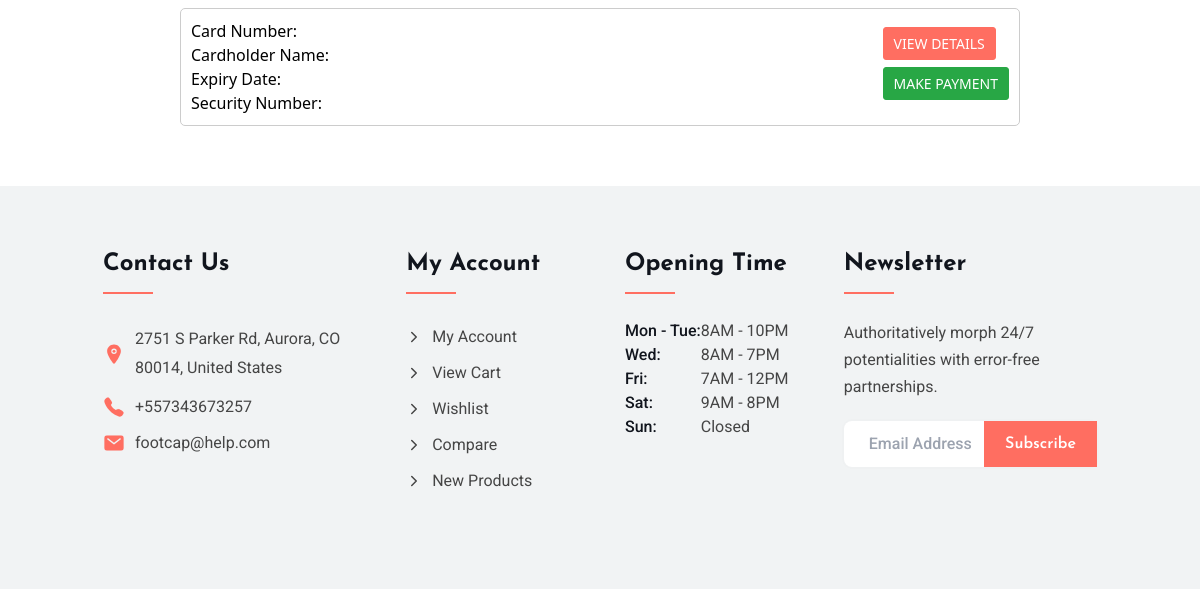
The page /shop/list_cards/1 (signed in, lower part) on the database as committed earlier.
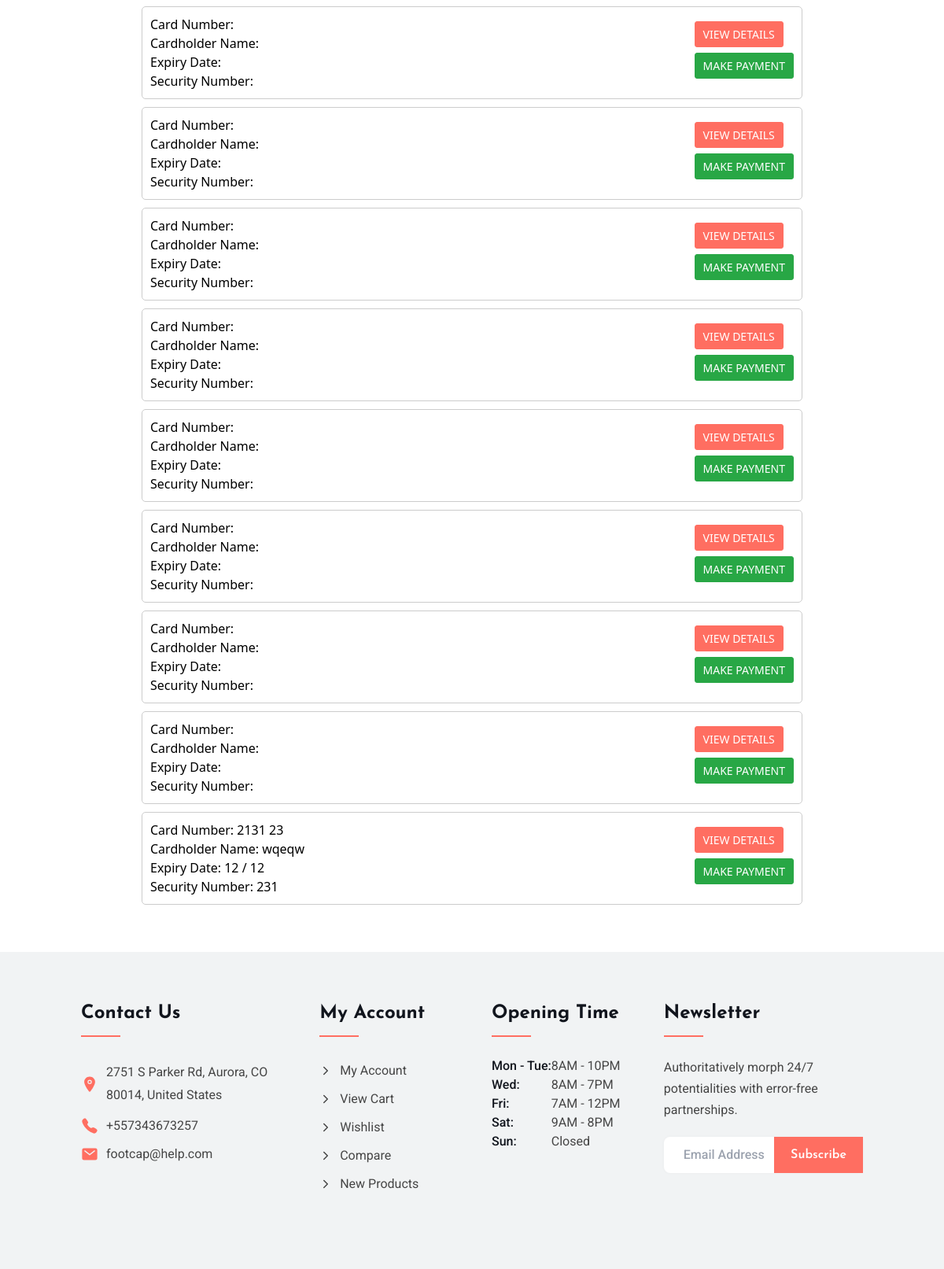
The same page on the database as committed later.
### shop/models.py (models this page shows, shortened)
class CreditCard(models.Model):
    card_number = models.CharField(max_length=16)
    cardholder_name = models.CharField(max_length=100)
    expiry_date = models.CharField(max_length=7)
    security_number = models.CharField(max_length=3)
    user_id=models.IntegerField()

### shop/views.py (the view)
# urls.py: path('list_cards/<product_id>', views.list_cards, name='list_cards'),
def list_cards(request, product_id):
        print("reached here")
        user_cards = CreditCard.objects.filter(user_id=request.user.id)
        return render(request, 'payment/card_list.html', {'cards': user_cards,'product_id':product_id})

### templates/payment/card_list.html (shortened to what this page needs)
{% extends 'layout.html' %} {% load static %} {% block content %}
<link rel="stylesheet" type="text/css" href="{% static 'css/style.css' %}" />
<form method="post">
   <ul class="card-list">
      {% for card in cards %}
      <li class="card-item">
         <label for="card_{{ card.id }}" class="card-label">
            <div class="card-details">
               <div class="card-number">Card Number: {{ card.card_number }}</div>
               <div class="card-holder">Cardholder Name: {{ card.cardholder_name }}</div>
               <div class="expiry">Expiry Date: {{ card.expiry_date }}</div>
               <div class="security">Security Number: {{ card.security_number }}</div>
            </div>
         </label>
         <div class="card-actions">
            <button type="button" onclick="viewDetails('{{ card.id }}')" class="btn btn-outline-info btn-sm">View Details</button>
            <a href="{% url 'payment' product_id %}"> <button type="button" class="btn btn-success btn-sm">Make payment</button></a>
         </div>
      </li>
      {% endfor %}
   </ul>
</form>
{% endblock %}

Rows that differ between the two databases and show on the page:
added CreditCard: card_number "2131 23", cardholder_name "wqeqw", expiry_date "12 / 12", security_number "231"
